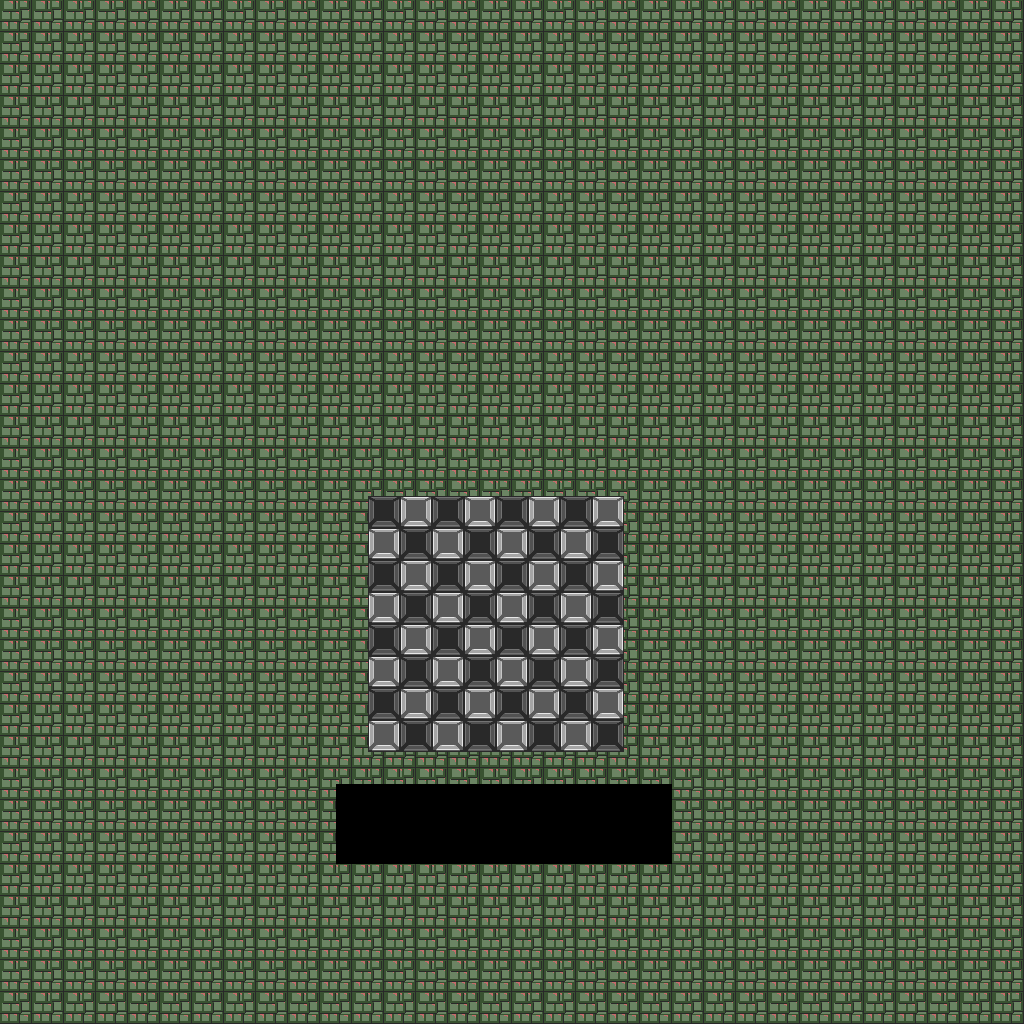

Below is a game level as drawn by its tile map, then a one-line description and the .tmx that defines it (tile-layer data replaced by summaries):
An orthogonal 64x64 tile map with 16x16 px tiles, 1 tile layer (base), 1 hidden layer not drawn and 33 objects.

<map version="1.10" tiledversion="1.12.1" orientation="orthogonal" renderorder="right-down" width="64" height="64" tilewidth="16" tileheight="16" infinite="0" nextlayerid="3" nextobjectid="34">
 <tileset firstgid="1" source="../classiciphone_pics4.tsx" />
 <layer id="1" name="base" width="64" height="64">
  <data>[4096 cells, 3991 non-empty, 12 distinct tile ids]</data>
 </layer>
 <layer id="2" name="collision" width="64" height="64" visible="0">
  <properties><property name="collision" value="true" /></properties>
  <data>[4096 cells, 3735 non-empty, 1 distinct tile ids]</data>
 </layer>
 <objectgroup id="3" name="npcs">
  <object id="1" x="368.0" y="496.0" width="16" height="16">
   <properties>
    <property name="script" type="string">-- Auto-converted from GraalScript
-- function onCreated() {
-- level.board_x = 23;
-- level.board_y = 31;
-- /*
-- 0 - empty space
-- 1 - pawn
-- 2 - knight
-- 3 - bishop
-- 4 - rook
-- 5 - queen
-- 6 - king
-- if # &gt; 0, black team
-- if # &lt; 0, white team
-- */
-- // written out so one can get the concept of the board
-- setarray(level.chessboard,8);
-- level.chessboard[0] = { 4, 2, 3, 6, 5, 3, 2, 4};
-- level.chessboard[1] = { 1, 1, 1, 1, 1, 1, 1, 1};
-- level.chessboard[2] = { 0, 0, 0, 0, 0, 0, 0, 0};
-- level.chessboard[3] = { 0, 0, 0, 0, 0, 0, 0, 0};
-- level.chessboard[4] = { 0, 0, 0, 0, 0, 0, 0, 0};
-- level.chessboard[5] = { 0, 0, 0, 0, 0, 0, 0, 0};
-- level.chessboard[6] = {-1,-1,-1,-1,-1,-1,-1,-1};
-- level.chessboard[7] = {-4,-2,-3,-6,-5,-3,-2,-4};
end</property>
   </properties>
  </object>
  <object id="2" x="368.0" y="496.0" width="16" height="16">
   <properties>
    <property name="script" type="string">-- Auto-converted from GraalScript
-- join("gc_chessobj");</property>
   </properties>
  </object>
  <object id="3" x="368.0" y="528.0" width="16" height="16">
   <properties>
    <property name="script" type="string">-- Auto-converted from GraalScript
-- join("gc_chessobj");</property>
   </properties>
  </object>
  <object id="4" x="400.0" y="496.0" width="16" height="16">
   <properties>
    <property name="script" type="string">-- Auto-converted from GraalScript
-- join("gc_chessobj");</property>
   </properties>
  </object>
  <object id="5" x="432.0" y="496.0" width="16" height="16">
   <properties>
    <property name="script" type="string">-- Auto-converted from GraalScript
-- join("gc_chessobj");</property>
   </properties>
  </object>
  <object id="6" x="464.0" y="496.0" width="16" height="16">
   <properties>
    <property name="script" type="string">-- Auto-converted from GraalScript
-- join("gc_chessobj");</property>
   </properties>
  </object>
  <object id="7" x="496.0" y="496.0" width="16" height="16">
   <properties>
    <property name="script" type="string">-- Auto-converted from GraalScript
-- join("gc_chessobj");</property>
   </properties>
  </object>
  <object id="8" x="528.0" y="496.0" width="16" height="16">
   <properties>
    <property name="script" type="string">-- Auto-converted from GraalScript
-- join("gc_chessobj");</property>
   </properties>
  </object>
  <object id="9" x="560.0" y="496.0" width="16" height="16">
   <properties>
    <property name="script" type="string">-- Auto-converted from GraalScript
-- join("gc_chessobj");</property>
   </properties>
  </object>
  <object id="10" x="592.0" y="496.0" width="16" height="16">
   <properties>
    <property name="script" type="string">-- Auto-converted from GraalScript
-- join("gc_chessobj");</property>
   </properties>
  </object>
  <object id="11" x="400.0" y="528.0" width="16" height="16">
   <properties>
    <property name="script" type="string">-- Auto-converted from GraalScript
-- join("gc_chessobj");</property>
   </properties>
  </object>
  <object id="12" x="432.0" y="528.0" width="16" height="16">
   <properties>
    <property name="script" type="string">-- Auto-converted from GraalScript
-- join("gc_chessobj");</property>
   </properties>
  </object>
  <object id="13" x="464.0" y="528.0" width="16" height="16">
   <properties>
    <property name="script" type="string">-- Auto-converted from GraalScript
-- join("gc_chessobj");</property>
   </properties>
  </object>
  <object id="14" x="496.0" y="528.0" width="16" height="16">
   <properties>
    <property name="script" type="string">-- Auto-converted from GraalScript
-- join("gc_chessobj");</property>
   </properties>
  </object>
  <object id="15" x="528.0" y="528.0" width="16" height="16">
   <properties>
    <property name="script" type="string">-- Auto-converted from GraalScript
-- join("gc_chessobj");</property>
   </properties>
  </object>
  <object id="16" x="560.0" y="528.0" width="16" height="16">
   <properties>
    <property name="script" type="string">-- Auto-converted from GraalScript
-- join("gc_chessobj");</property>
   </properties>
  </object>
  <object id="17" x="592.0" y="528.0" width="16" height="16">
   <properties>
    <property name="script" type="string">-- Auto-converted from GraalScript
-- join("gc_chessobj");</property>
   </properties>
  </object>
  <object id="18" x="368.0" y="688.0" width="16" height="16">
   <properties>
    <property name="script" type="string">-- Auto-converted from GraalScript
-- join("gc_chessobj");</property>
   </properties>
  </object>
  <object id="19" x="368.0" y="720.0" width="16" height="16">
   <properties>
    <property name="script" type="string">-- Auto-converted from GraalScript
-- join("gc_chessobj");</property>
   </properties>
  </object>
  <object id="20" x="400.0" y="720.0" width="16" height="16">
   <properties>
    <property name="script" type="string">-- Auto-converted from GraalScript
-- join("gc_chessobj");</property>
   </properties>
  </object>
  <object id="21" x="432.0" y="720.0" width="16" height="16">
   <properties>
    <property name="script" type="string">-- Auto-converted from GraalScript
-- join("gc_chessobj");</property>
   </properties>
  </object>
  <object id="22" x="464.0" y="720.0" width="16" height="16">
   <properties>
    <property name="script" type="string">-- Auto-converted from GraalScript
-- join("gc_chessobj");</property>
   </properties>
  </object>
  <object id="23" x="496.0" y="720.0" width="16" height="16">
   <properties>
    <property name="script" type="string">-- Auto-converted from GraalScript
-- join("gc_chessobj");</property>
   </properties>
  </object>
  <object id="24" x="528.0" y="720.0" width="16" height="16">
   <properties>
    <property name="script" type="string">-- Auto-converted from GraalScript
-- join("gc_chessobj");</property>
   </properties>
  </object>
  <object id="25" x="560.0" y="720.0" width="16" height="16">
   <properties>
    <property name="script" type="string">-- Auto-converted from GraalScript
-- join("gc_chessobj");</property>
   </properties>
  </object>
  <object id="26" x="592.0" y="720.0" width="16" height="16">
   <properties>
    <property name="script" type="string">-- Auto-converted from GraalScript
-- join("gc_chessobj");</property>
   </properties>
  </object>
  <object id="27" x="400.0" y="688.0" width="16" height="16">
   <properties>
    <property name="script" type="string">-- Auto-converted from GraalScript
-- join("gc_chessobj");</property>
   </properties>
  </object>
  <object id="28" x="432.0" y="688.0" width="16" height="16">
   <properties>
    <property name="script" type="string">-- Auto-converted from GraalScript
-- join("gc_chessobj");</property>
   </properties>
  </object>
  <object id="29" x="464.0" y="688.0" width="16" height="16">
   <properties>
    <property name="script" type="string">-- Auto-converted from GraalScript
-- join("gc_chessobj");</property>
   </properties>
  </object>
  </objectgroup>
</map>
<!-- 4 of 33 objects omitted -->
